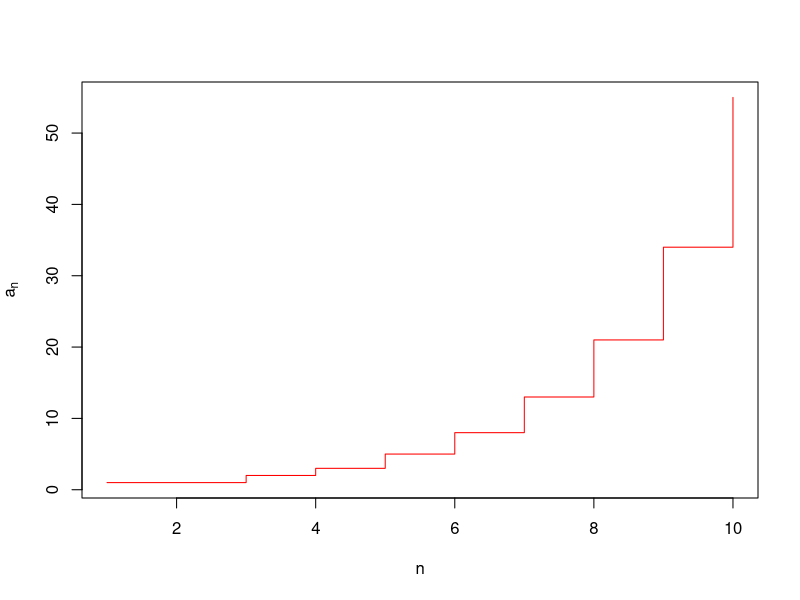

Reproduce this figure in R.
## ---- chunk 1
n <- 1:10
a <- numeric(10)
a[1] <- n[1]; a[2]<- a[1]
for(i in 3:10){a[i] <- a[i-1] + a[i-2]}
tabla <- data.frame(n = n, a = a)
knitr::kable(tabla, caption = "Secuencia de Fibonacci para los diez primeros números naturales.", label = "fibo-tabla")
## ---- chunk 2
plot(n, a, type = "s", col = "red", ylab = expression(a[n]))
